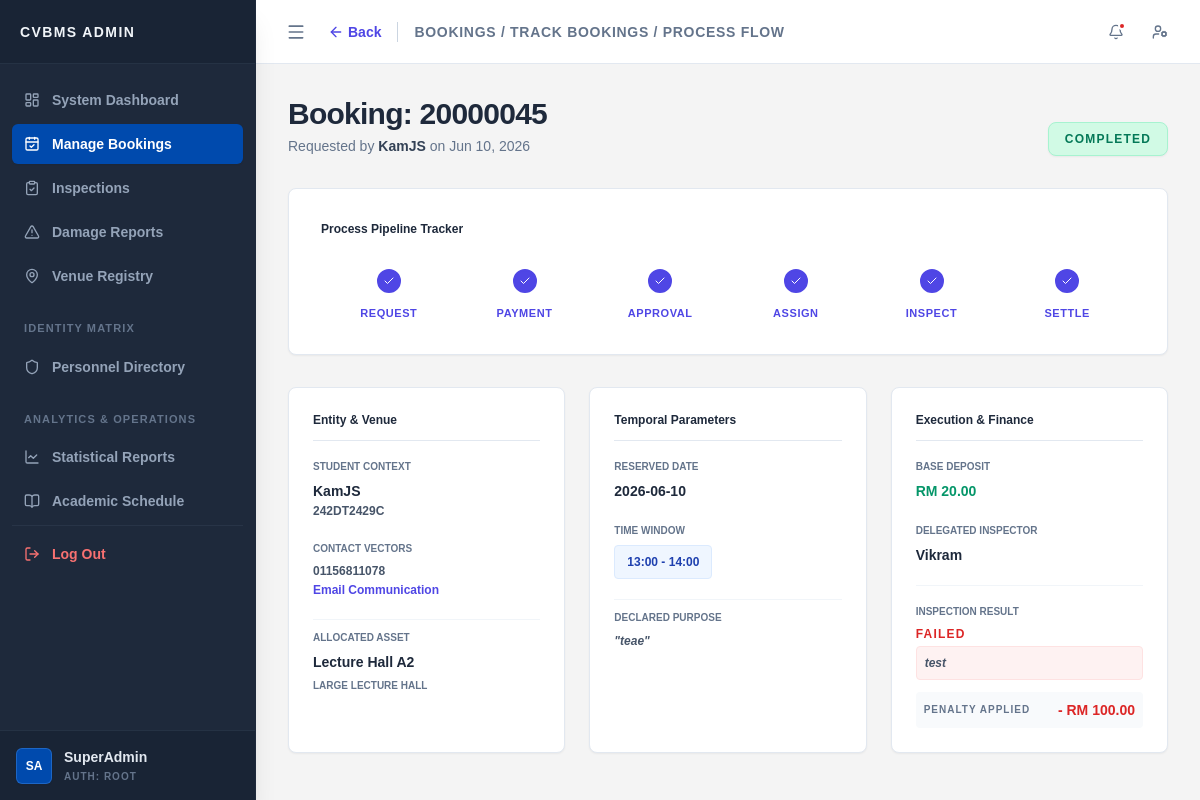
Screenshot of /admin/process_flow.php?bid=20000045 (signed in) with the database file from the repository.
### tables this page shows
CREATE TABLE `booking` (
  `bid` int(10) UNSIGNED NOT NULL,
  `uid` varchar(15) NOT NULL,
  `vid` varchar(10) NOT NULL,
  `date_booked` date NOT NULL,
  `time_start` time NOT NULL,
  `time_end` time NOT NULL,
  `status` enum('pending','approved','rejected','completed','cancelled') NOT NULL DEFAULT 'pending',
  `payment_status` enum('unpaid','paid','refunded') NOT NULL DEFAULT 'unpaid',
  `payment_method` varchar(30) DEFAULT NULL,
  `payment_due_at` datetime DEFAULT NULL,
  `cancelled_at` datetime DEFAULT NULL,
  `cancel_reason` varchar(255) DEFAULT NULL,
  `transaction_ref` varchar(50) DEFAULT NULL,
  `paid_at` datetime DEFAULT NULL,
  `purpose` varchar(100) NOT NULL,
  `aid` int(10) UNSIGNED DEFAULT NULL,
  `approve_date` datetime DEFAULT NULL,
  `created_at` timestamp NOT NULL DEFAULT current_timestamp()
);

CREATE TABLE `user` (
  `uid` varchar(15) NOT NULL,
  `username` varchar(50) NOT NULL,
  `email` varchar(100) NOT NULL,
  `password` varchar(255) NOT NULL,
  `phone_num` varchar(20) NOT NULL,
  `profile_pic` varchar(255) NOT NULL DEFAULT '',
  `outstanding_debt` decimal(10,2) UNSIGNED NOT NULL DEFAULT 0.00,
  `account_status` enum('active','restricted') NOT NULL DEFAULT 'active',
  `created_at` timestamp NOT NULL DEFAULT current_timestamp()
);

CREATE TABLE `venue` (
  `vid` varchar(10) NOT NULL,
  `vname` varchar(100) NOT NULL,
  `vcid` int(11) NOT NULL,
  `max_cap` int(10) UNSIGNED NOT NULL,
  `deposit` decimal(10,2) UNSIGNED NOT NULL,
  `status` enum('available','maintenance','closed') NOT NULL DEFAULT 'available',
  `description` text NOT NULL
);

CREATE TABLE `vcategory` (
  `vcid` int(11) NOT NULL,
  `category` varchar(50) NOT NULL,
  `description` text NOT NULL
);

CREATE TABLE `staff` (
  `sid` int(10) UNSIGNED NOT NULL,
  `staff_name` varchar(50) NOT NULL,
  `email` varchar(100) NOT NULL,
  `password` varchar(255) NOT NULL,
  `phone_num` varchar(20) NOT NULL,
  `profile_pic` varchar(255) NOT NULL DEFAULT '',
  `position` enum('inspector') NOT NULL DEFAULT 'inspector',
  `status` enum('active','inactive') NOT NULL DEFAULT 'active',
  `created_at` timestamp NOT NULL DEFAULT current_timestamp()
);

CREATE TABLE `inspection` (
  `ins_id` int(10) UNSIGNED NOT NULL,
  `bid` int(10) UNSIGNED NOT NULL,
  `sid` int(10) UNSIGNED NOT NULL,
  `ins_status` enum('passed','failed','pending','overdue') NOT NULL DEFAULT 'pending',
  `damage_desc` text DEFAULT NULL,
  `damage_cost` decimal(10,2) UNSIGNED DEFAULT 0.00,
  `penalty` decimal(10,2) UNSIGNED DEFAULT 0.00,
  `inspected_at` datetime DEFAULT NULL
);

### admin/process_flow.php (the view, shortened to what the rows shown need)
<?php
require_once __DIR__ . '/../config/db.php';
$bid = intval($_GET['bid'] ?? 0);
$sql = "SELECT
            b.*, u.username, u.uid as student_id, u.phone_num as student_phone, u.email as student_email,
            v.vname, v.deposit, vc.category AS venue_category,
            i.ins_status, i.damage_desc, i.penalty,
            s.staff_name AS inspector_name,
            r.refund_status
        FROM booking b
        JOIN user u ON b.uid = u.uid
        JOIN venue v ON b.vid = v.vid
        JOIN vcategory vc ON v.vcid = vc.vcid
        LEFT JOIN inspection i ON b.bid = i.bid
        LEFT JOIN staff s ON i.sid = s.sid
        LEFT JOIN report r ON i.ins_id = r.ins_id
        WHERE b.bid = ?";
$stmt = $conn->prepare($sql);
$stmt->bind_param("i", $bid);
$stmt->execute();
$data = $stmt->get_result()->fetch_assoc();
$status = strtolower((string)$data['status']);
$is_cancelled = ($status === 'cancelled');
if (!function_exists('translateSystemText'))
{
    function translateSystemText($text)
    {
        if (empty($text)) return '';  $dictionary = [ 'SYS_TIMEOUT_ADMIN' => 'Admin failed to approve the request within the functional timeframe.', 'SYS_TIMEOUT_24H_RELEASE' => 'SLA Absolute Timeout: Auto-released after 24 hours of inactivity without consecutive bookings.', 'SYS_TIMEOUT_30M_LOCK' => 'SLA Violation: Inspection delayed. Deposit temporarily frozen for maximum 24h.', '[SYSTEM ABSORBED]' => 'Chain of Custody Fault: Damage was detected, but a preceding SLA violation exists for this venue.' ];  foreach ($dictionary as $code => $translation)
        return $text;
    }
}
?>
<!DOCTYPE html>
<html lang="en">
<head>
    <script src="https://cdn.tailwindcss.com"></script>
    <link rel="stylesheet" href="../assets/css/admin_css.css?v=2.0">
</head>
<body class="bg-[#f4f4f4] text-slate-800 font-sans antialiased h-screen flex overflow-hidden">
    <main class="flex-1 flex flex-col h-screen overflow-hidden relative">
            <?php
            $topbar_content = '
            <div class="flex items-center">
                <a href="track_bookings.php" class="text-sm font-bold text-indigo-600 hover:text-indigo-800 flex items-center mr-4 transition-colors">
                    <i data-lucide="arrow-left" class="w-4 h-4 mr-1"></i> Back
                </a>
                <h2 class="text-sm font-bold text-slate-500 uppercase tracking-wider border-l border-slate-300 pl-4">Bookings / Track Bookings / Process Flow</h2>
            </div>';
            include('../includes/admin_topbar.php');
            ?>
        <div class="flex-1 overflow-y-auto p-8 scroll-smooth">
            <div class="max-w-6xl mx-auto w-full">
                <div class="mb-8 flex flex-col md:flex-row md:justify-between md:items-end gap-4">
                    <div>
                        <h1 class="text-3xl font-extrabold text-slate-800 tracking-tight">Booking: <?php echo $bid; ?></h1>
                        <p class="text-sm text-slate-500 font-medium mt-1">Requested by <span class="font-bold text-slate-700"><?php echo htmlspecialchars($data['username']); ?></span> on <?php echo date('M d, Y', strtotime($data['created_at'])); ?></p>
                    </div>
                </div>
                <div class="grid grid-cols-1 md:grid-cols-2 lg:grid-cols-3 gap-6">
                    <div class="bg-white p-6 rounded-lg shadow-sm border border-slate-200 flex flex-col">
                        <div class="space-y-5 text-sm flex-1">
                            <div>
                                <p class="text-[10px] text-slate-500 font-bold uppercase mb-1">Student Context</p>
                                <p class="font-bold text-slate-800"><?php echo htmlspecialchars($data['username']); ?></p>
                                <p class="font-mono text-xs text-slate-600 mt-0.5"><?php echo htmlspecialchars($data['student_id']); ?></p>
                            </div>
                            <div>
                                <p class="text-[10px] text-slate-500 font-bold uppercase mb-1">Contact Vectors</p>
                                <p class="font-mono text-xs text-slate-600"><?php echo htmlspecialchars($data['student_phone']); ?></p>
                                <a href="mailto:<?php echo htmlspecialchars($data['student_email']); ?>" class="text-indigo-600 hover:underline text-xs mt-0.5 inline-block font-bold">Email Communication</a>
                            </div>
                            <div class="pt-2 border-t border-slate-100">
                                <p class="text-[10px] text-slate-500 font-bold uppercase mb-1">Allocated Asset</p>
                                <p class="font-bold text-slate-800"><?php echo htmlspecialchars($data['vname']); ?></p>
                                <p class="text-[10px] font-black uppercase text-slate-500 mt-1"><?php echo htmlspecialchars($data['venue_category']); ?></p>
                            </div>
                        </div>
                    </div>
                    <div class="bg-white p-6 rounded-lg shadow-sm border border-slate-200 flex flex-col">
                        <div class="space-y-5 text-sm flex-1">
                            <div>
                                <p class="text-[10px] text-slate-500 font-bold uppercase mb-1">Reserved Date</p>
                                <p class="font-bold text-slate-800"><?php echo $data['date_booked']; ?></p>
                            </div>
                            <div>
                                <p class="text-[10px] text-slate-500 font-bold uppercase mb-1">Time Window</p>
                                <div class="bg-blue-50 border border-blue-100 px-3 py-2 rounded text-xs font-mono font-bold text-blue-800 w-fit">
                                    <?php echo date('H:i', strtotime($data['time_start'])) . ' - ' . date('H:i', strtotime($data['time_end'])); ?>
                                </div>
                            </div>
                            <div class="pt-2 border-t border-slate-100">
                                <p class="text-[10px] text-slate-500 font-bold uppercase mb-1">Declared Purpose</p>
                                <p class="italic text-slate-600 text-xs leading-relaxed">"<?php echo nl2br(htmlspecialchars($data['purpose'])); ?>"</p>
                            </div>
                        </div>
                    </div>
                    <div class="bg-white p-6 rounded-lg shadow-sm border border-slate-200 flex flex-col">
                        <div class="space-y-5 text-sm flex-1">
                            <div>
                                <p class="text-[10px] text-slate-500 font-bold uppercase mb-1">Base Deposit</p>
                                <p class="font-mono font-bold text-emerald-600">RM <?php echo number_format($data['deposit'], 2); ?></p>
                            </div>
                            <div>
                                <p class="text-[10px] text-slate-500 font-bold uppercase mb-1">Delegated Inspector</p>
                                <p class="font-bold text-slate-800">
                                    <?php
                                        if ($is_cancelled)
                                        {
                                            echo '<span class="text-slate-400 font-bold text-xs uppercase tracking-widest">Not Required</span>';
                                        } else
                                        {
                                            echo $data['inspector_name'] ?? '<span class="text-amber-500 font-bold text-xs uppercase tracking-widest">Pending Assignment</span>';
                                        }
                                    ?>
                                </p>
                            </div>
                            <?php if($data['ins_status']): ?>
                            <div class="pt-4 border-t border-slate-100">
                                <p class="text-[10px] text-slate-500 font-bold uppercase mb-1">Inspection Result</p>
                                <?php if($data['ins_status'] === 'passed'): ?>
                                    <p class="font-black text-emerald-600 uppercase tracking-widest text-xs">PASSED</p>
                                <?php else: ?>
                                    <p class="font-black text-red-600 uppercase tracking-widest text-xs mb-1">FAILED</p>
                                    <p class="text-xs text-slate-600 bg-red-50 border border-red-100 p-2 rounded italic">
                                        <?php echo nl2br(htmlspecialchars(translateSystemText($data['damage_desc']))); ?>
                                    </p>
                                    <div class="flex justify-between items-center mt-3 bg-slate-50 p-2 rounded">
                                        <span class="text-[10px] font-bold text-slate-500 uppercase tracking-widest">Penalty Applied</span>
                                        <span class="font-mono font-bold text-red-600">- RM <?php echo number_format($data['penalty'], 2); ?></span>
                                    </div>
                                <?php endif; ?>
                            </div>
                            <?php endif; ?>
                        </div>
                    </div>
                </div>
            </div>
        </div>
    </main>
</body>
</html>

### rows the page displays
booking: uid.username "KamJS", created_at "Jun 10, 2026", uid.uid "242DT2429C", uid.phone_num "01156811078", vid.vname "Lecture Hall A2", vcategory.category "LARGE LECTURE HALL", date_booked "2026-06-10", time_start "13:00", time_end "14:00", purpose "teae", vid.deposit "20.00", staff.staff_name "Vikram", inspection.penalty "100.00"

### other values shown
$sidebar_brand_label "CVBMS ADMIN"
$_SESSION['full_name'] "SuperAdmin"
$bid "20000045"
$label "REQUEST"
$label "PAYMENT"
$label "APPROVAL"
$label "ASSIGN"
$label "INSPECT"
$label "SETTLE"
